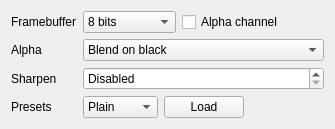
                <widget class="QWidget" name="generalTab">
                 <attribute name="title">
                  <string>General</string>
                 </attribute>
                 <layout class="QFormLayout" name="generalTabLayout">
                  <property name="fieldGrowthPolicy">
                   <enum>QFormLayout::FieldGrowthPolicy::AllNonFixedFieldsGrow</enum>
                  </property>
                  <item row="0" column="0">
                   <widget class="QLabel" name="videoFramebufferLabel">
                    <property name="text">
                     <string>Framebuffer</string>
                    </property>
                   </widget>
                  </item>
                  <item row="0" column="1">
                   <layout class="QHBoxLayout" name="videoFramebufferLayout" stretch="1,1,2">
                    <item>
                     <widget class="QComboBox" name="videoFramebuffer">
                      <property name="sizePolicy">
                       <sizepolicy hsizetype="MinimumExpanding" vsizetype="Fixed">
                        <horstretch>0</horstretch>
                        <verstretch>0</verstretch>
                       </sizepolicy>
                      </property>
                      <property name="currentIndex">
                       <number>0</number>
                      </property>
                      <item>
                       <property name="text">
                        <string>8 bits</string>
                       </property>
                      </item>
                      <item>
                       <property name="text">
                        <string>10 bits</string>
                       </property>
                      </item>
                      <item>
                       <property name="text">
                        <string>12 bits</string>
                       </property>
                      </item>
                      <item>
                       <property name="text">
                        <string>16 bits</string>
                       </property>
                      </item>
                      <item>
                       <property name="text">
                        <string>16 bits float</string>
                       </property>
                      </item>
                      <item>
                       <property name="text">
                        <string>32 bits float</string>
                       </property>
                      </item>
                     </widget>
                    </item>
                    <item>
                     <widget class="QCheckBox" name="videoUseAlpha">
                      <property name="text">
                       <string>Alpha channel</string>
                      </property>
                     </widget>
                    </item>
                    <item>
                     <spacer name="videoFramebufferSpacer">
                      <property name="orientation">
                       <enum>Qt::Orientation::Horizontal</enum>
                      </property>
                      <property name="sizeHint" stdset="0">
                       <size>
                        <width>40</width>
                        <height>20</height>
                       </size>
                      </property>
                     </spacer>
                    </item>
                   </layout>
                  </item>
                  <item row="1" column="0">
                   <widget class="QLabel" name="videoAlphaModeLabel">
                    <property name="text">
                     <string>Alpha</string>
                    </property>
                   </widget>
                  </item>
                  <item row="1" column="1">
                   <widget class="QComboBox" name="videoAlphaMode">
                    <item>
                     <property name="text">
                      <string>Blend on black</string>
                     </property>
                    </item>
                    <item>
                     <property name="text">
                      <string>Use</string>
                     </property>
                    </item>
                    <item>
                     <property name="text">
                      <string>Ignore</string>
                     </property>
                    </item>
                   </widget>
                  </item>
                  <item row="2" column="0">
                   <widget class="QLabel" name="videoSharpenLabel">
                    <property name="text">
                     <string>Sharpen</string>
                    </property>
                   </widget>
                  </item>
                  <item row="2" column="1">
                   <widget class="QDoubleSpinBox" name="videoSharpen">
                    <property name="specialValueText">
                     <string>Disabled</string>
                    </property>
                    <property name="decimals">
                     <number>6</number>
                    </property>
                    <property name="maximum">
                     <double>20.000000000000000</double>
                    </property>
                   </widget>
                  </item>
                  <item row="3" column="0">
                   <widget class="QLabel" name="videoPresetLabel">
                    <property name="text">
                     <string>Presets</string>
                    </property>
                   </widget>
                  </item>
                  <item row="3" column="1">
                   <layout class="QHBoxLayout" name="videoPresetLayout" stretch="1,1,2">
                    <item>
                     <widget class="QComboBox" name="videoPreset">
                      <item>
                       <property name="text">
                        <string>Plain</string>
                       </property>
                      </item>
                      <item>
                       <property name="text">
                        <string>Low</string>
                       </property>
                      </item>
                      <item>
                       <property name="text">
                        <string>Medium</string>
                       </property>
                      </item>
                      <item>
                       <property name="text">
                        <string>High</string>
                       </property>
                      </item>
                      <item>
                       <property name="text">
                        <string>Highest</string>
                       </property>
                      </item>
                      <item>
                       <property name="text">
                        <string>Placebo</string>
                       </property>
                      </item>
                     </widget>
                    </item>
                    <item>
                     <widget class="QPushButton" name="videoPresetLoad">
                      <property name="text">
                       <string>Load</string>
                      </property>
                     </widget>
                    </item>
                    <item>
                     <spacer name="videoPresetSpacer">
                      <property name="orientation">
                       <enum>Qt::Orientation::Horizontal</enum>
                      </property>
                      <property name="sizeHint" stdset="0">
                       <size>
                        <width>40</width>
                        <height>20</height>
                       </size>
                      </property>
                     </spacer>
                    </item>
                   </layout>
                  </item>
                 </layout>
                </widget>
